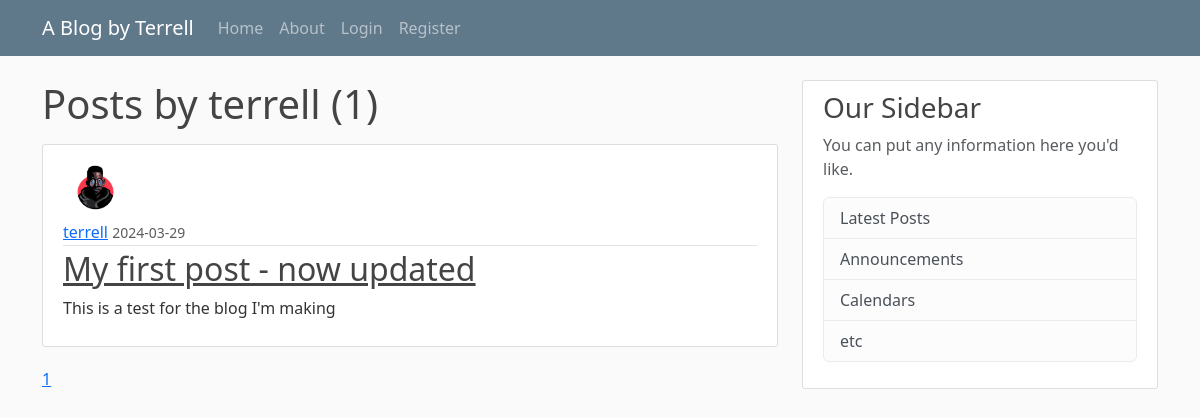
/user/terrell, run on an earlier commit of the app's database.
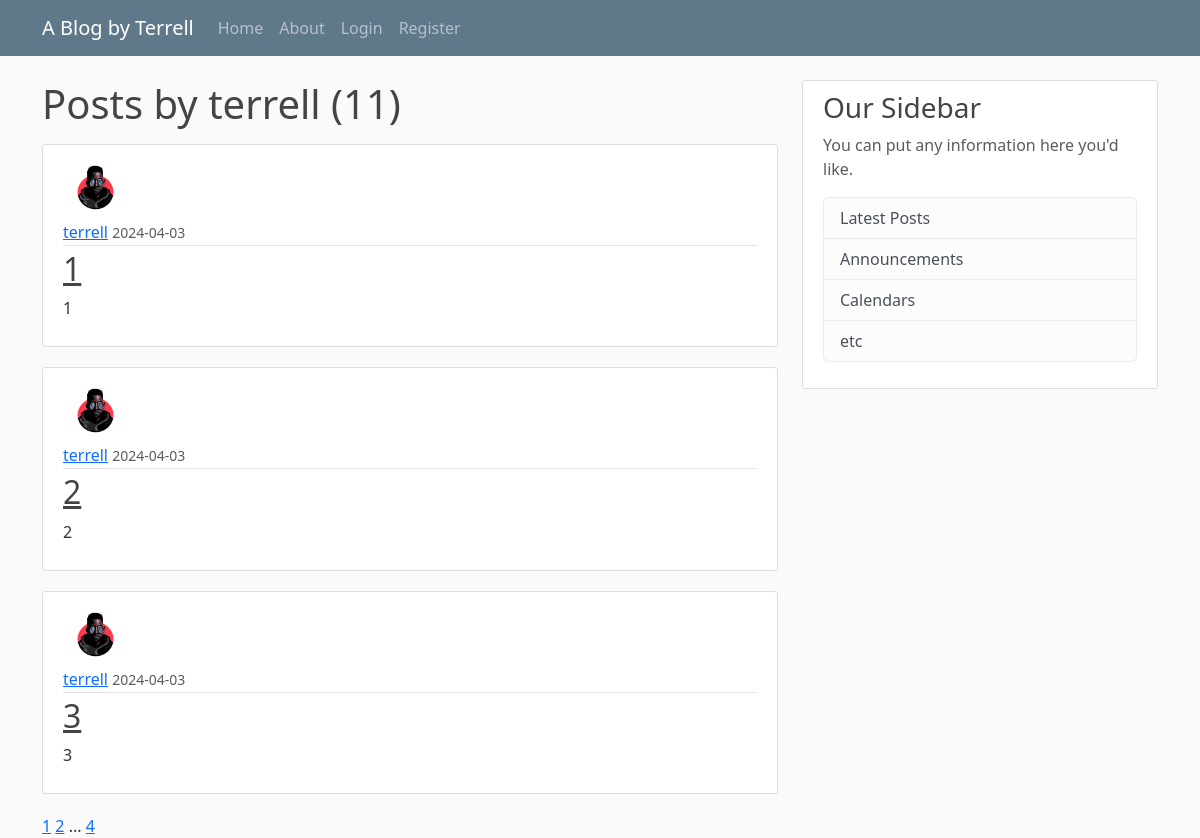
And on a later commit of the database.
### flaskblog/models.py (models this page shows, shortened)
class User(db.Model, UserMixin): # We create the User class
    id = db.Column(db.Integer, primary_key=True) # primary_key=True means this will be unique to our user
    username = db.Column(db.String(20), unique=True, nullable=False) # nullable = cannot be null, there must be an input. Max characters = 20
    email = db.Column(db.String(120), unique=True, nullable=False)
    image_file = db.Column(db.String(20), nullable=False, default='default.jpg') # Max image hash = 20 characters. Default will be if user doesn't choose a profile pic
    password = db.Column(db.String(60), nullable=False)
    posts = db.relationship('Post', backref='author', lazy=True)

class Post(db.Model): # We create the Post class
    id = db.Column(db.Integer, primary_key=True)
    title = db.Column(db.String(100), nullable=False)
    date_posted = db.Column(db.DateTime, nullable=False, default=datetime.now(timezone.utc))
    content = db.Column(db.Text, nullable=False)
    user_id = db.Column(db.Integer, db.ForeignKey('user.id'), nullable=False) # This is the ID of the user that authored the post

### flaskblog/routes.py (the view)
@app.route("/user/<string:username>") # Means the string part after the 'user' in the url will be captured as the username
def user_posts(username):
    page = request.args.get('page', 1, type=int) # This requests the 'page' part of the url, and defaults it to 1
    user = User.query.filter_by(username=username).first_or_404() # If username isn't found in database, returns 404. Otherwise, makes that user 'user'
    posts = Post.query.filter_by(author=user)\
        .order_by(Post.date_posted.desc())\
        .paginate(page=page, per_page=3) # Retrieve the posts created by that username using 'author'. Order the posts by descending date, and 3 posts per page
    return render_template('user_posts.html', posts=posts, user=user)

### flaskblog/templates/user_posts.html
{% extends "layout.html" %}
{% block content %}
<h1 class="mb-3">Posts by {{ user.username }} ({{ posts.total }})</h1>
    {% for post in posts.items %}
    <article class="media content-section">
        <div class="media-body">
          <img class="rounded-circle article-img" src="{{ url_for('static', filename='profile_pics/' + post.author.image_file) }}">
          <div class="article-metadata">
            <a class="mr-2" href="{{ url_for('user_posts', username=user.username, page=page_num) }}">{{ post.author.username }}</a>
            <small class="text-muted">{{ post.date_posted.strftime('%Y-%m-%d') }}</small>
          </div>
          <h2><a class="article-title" href="{{ url_for('post', post_id=post.id) }}">{{ post.title }}</a></h2>
          <p class="article-content">{{ post.content }}</p>
        </div>
    </article>
    {% endfor %}
    {% for page_num in posts.iter_pages(left_edge=1, right_edge=1, left_current=1, right_current=1) %}
      {% if page_num %}
        {% if posts.page == page_num %}
          <a class="'btn btn-info mb-4" href="{{ url_for('user_posts', username=user.username, page=page_num) }}">{{ page_num }}</a>
        {% else %}
          <a class="'btn btn-outline-info mb-4" href="{{ url_for('user_posts', username=user.username, page=page_num) }}">{{ page_num }}</a>
        {% endif %}
      {% else %}
        ...
      {% endif %}
    {% endfor %}
{% endblock content %}

### flaskblog/templates/layout.html (shortened to what this page needs)
<!DOCTYPE html>
<html lang="en">
<head>
    <link href="https://cdn.jsdelivr.net/npm/bootstrap@5.3.3/dist/css/bootstrap.min.css" rel="stylesheet">
    <link rel="stylesheet" type="text/css" href="{{ url_for('static', filename='main.css') }}">
</head>
<body>
        <nav class="navbar navbar-expand-md navbar-dark bg-steel fixed-top">
            <div class="container">
            <a class="navbar-brand mr-4" href="/">A Blog by Terrell</a>
            <div class="collapse navbar-collapse" id="navbarToggle">
                <div class="navbar-nav mr-auto">
                <a class="nav-item nav-link" href="{{ url_for('home') }}">Home</a>
                <a class="nav-item nav-link" href="{{ url_for('about') }}">About</a>
                </div>
                <div class="navbar-nav">
                  {% if current_user.is_authenticated %}
                  <a class="nav-item nav-link" href= "{{ url_for('new_post') }}">New Post</a>
                    <a class="nav-item nav-link" href= "{{ url_for('account') }}">Account</a>
                    <a class="nav-item nav-link" href= "{{ url_for('logout') }}">Logout</a>
                  {% else %}
                    <a class="nav-item nav-link" href= "{{ url_for('login') }}">Login</a>
                    <a class="nav-item nav-link" href="{{ url_for('register') }}">Register</a>
                  {% endif %}
                </div>
            </div>
            </div>
        </nav>
    <main role="main" class="container">
        <div class="row">
          <div class="col-md-8">
            {% block content %}{% endblock %}
          </div>
          <div class="col-md-4">
            <div class="content-section">
              <h3>Our Sidebar</h3>
              <p class='text-muted'>You can put any information here you'd like.
                <ul class="list-group">
                  <li class="list-group-item list-group-item-light">Latest Posts</li>
                  <li class="list-group-item list-group-item-light">Announcements</li>
                  <li class="list-group-item list-group-item-light">Calendars</li>
                  <li class="list-group-item list-group-item-light">etc</li>
                </ul>
              </p>
            </div>
          </div>
        </div>
    </main>
</body>
</html>

### flaskblog/static/main.css (style rules this page uses)
body { background: #fafafa; color: #333333; margin-top: 5rem; }
h1, h2, h3, h4, h5, h6 { color: #444444; }
.bg-steel { background-color: #5f788a; }
.content-section { background: #ffffff; padding: 10px 20px; border: 1px solid #dddddd; border-radius: 3px; margin-bottom: 20px; }
.article-title { color: #444444; }
.article-content { white-space: pre-line; }
.article-img { height: 65px; width: 65px; margin-right: 16px; }
.article-metadata { padding-bottom: 1px; margin-bottom: 4px; border-bottom: 1px solid #e3e3e3 }

What changed in the data, as far as the page shows it:
no longer on this page (row unchanged): Post: image_file (picture), author.username "terrell", date_posted "2024-03-29", title "My first post - now updated", content "This is a test for the blog I'm making"
added Post: image_file (picture), author.username "terrell", date_posted "2024-04-03", title "1", content "1"
added Post: image_file (picture), author.username "terrell", date_posted "2024-04-03", title "2", content "2"
added Post: image_file (picture), author.username "terrell", date_posted "2024-04-03", title "3", content "3"
Also different on the page:
{{ posts.total }}: "1" → "11"
new list line: "2"
new list line: "4"
